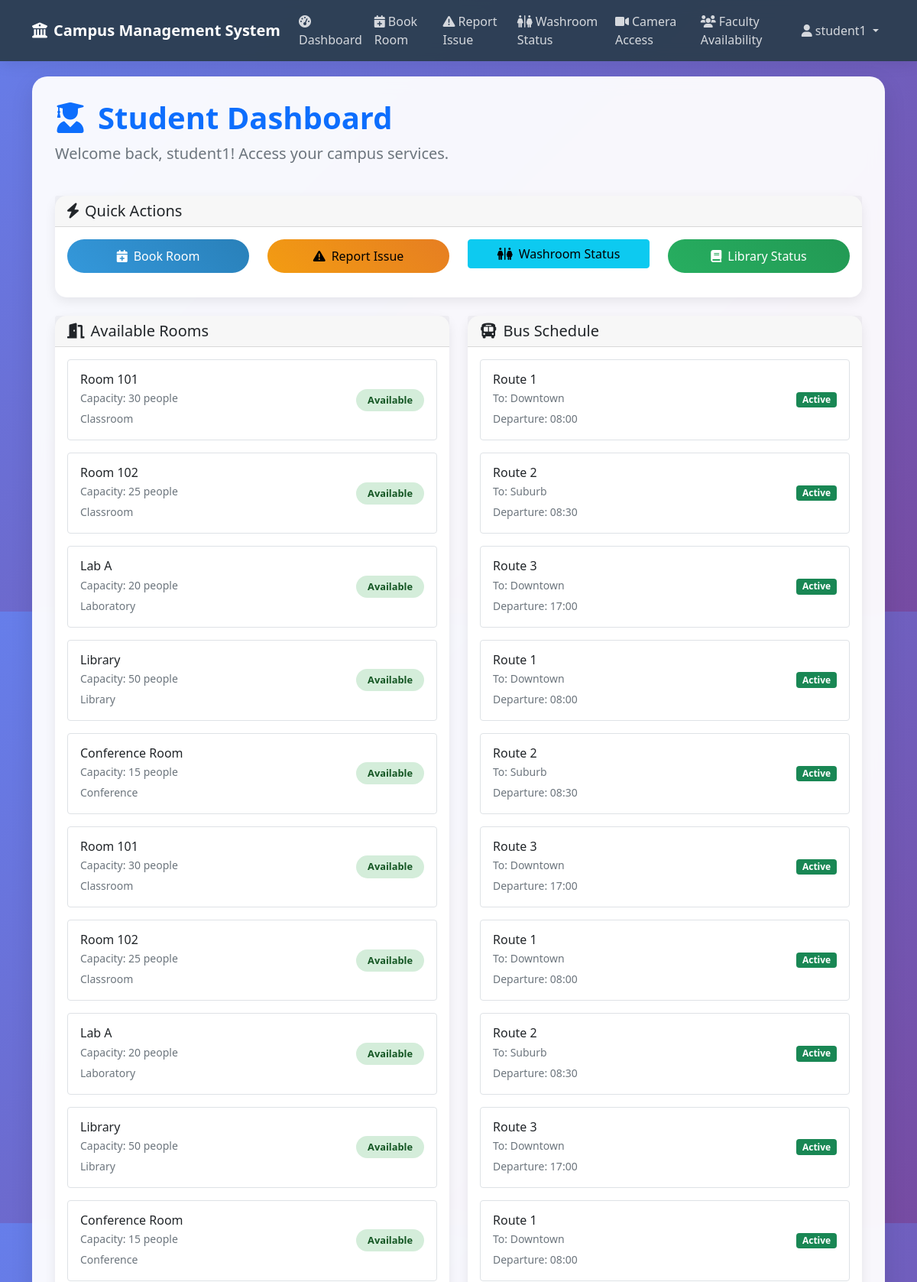
The page /student/dashboard (signed in, upper part) on the database its author committed.
### tables this page shows
CREATE TABLE rooms (
            id INTEGER PRIMARY KEY AUTOINCREMENT,
            room_name TEXT NOT NULL,
            capacity INTEGER,
            room_type TEXT,
            status TEXT DEFAULT 'available'
        );

CREATE TABLE bus_routes (
            id INTEGER PRIMARY KEY AUTOINCREMENT,
            route_name TEXT,
            departure_time TIME,
            destination TEXT,
            status TEXT DEFAULT 'active'
        );

### app.py (the view)
@app.route('/student/dashboard')
def student_dashboard():
    if 'user_id' not in session or session['role'] != 'student':
        return redirect(url_for('login'))
    conn = get_db_connection()
    available_rooms = conn.execute('SELECT * FROM rooms WHERE status = "available"').fetchall()
    try:
        notifications = conn.execute('SELECT * FROM notifications WHERE user_id = ? ORDER BY created_at DESC LIMIT 10', (session['user_id'],)).fetchall()
    except:
        notifications = []
    bus_routes = conn.execute('SELECT * FROM bus_routes WHERE status = "active"').fetchall()
    try:
        canteen_menu = conn.execute('SELECT * FROM canteen_menu WHERE day_of_week = ? AND available = 1', (datetime.now().strftime('%A'),)).fetchall()
    except:
        canteen_menu = []
    conn.close()
    return render_template('student_dashboard.html',
                         available_rooms=available_rooms,
                         notifications=notifications,
                         bus_routes=bus_routes,
                         canteen_menu=canteen_menu)

### app.py (called while the page is built)
def get_db_connection():
    conn = sqlite3.connect('campus.db')
    conn.row_factory = sqlite3.Row
    return conn

### templates/student_dashboard.html (shortened to what this page needs)
{% extends "base.html" %}
{% block content %}
<div class="main-container">
    <div class="row mb-4">
        <div class="col-md-12">
            <h1 class="display-6 fw-bold text-primary">
                <i class="fas fa-user-graduate me-3"></i>Student Dashboard
            </h1>
            <p class="lead text-muted">Welcome back, {{ session.username }}! Access your campus services.</p>
        </div>
    </div>
    <div class="row mb-4">
        <div class="col-md-12">
            <div class="card">
                <div class="card-header">
                    <h5 class="card-title mb-0">
                        <i class="fas fa-bolt me-2"></i>Quick Actions
                    </h5>
                </div>
                <div class="card-body">
                    <div class="row">
                        <div class="col-md-3 mb-3">
                            <a href="{{ url_for('book_room') }}" class="btn btn-primary w-100">
                                <i class="fas fa-calendar-plus me-2"></i>Book Room
                            </a>
                        </div>
                        <div class="col-md-3 mb-3">
                            <a href="{{ url_for('report_issue') }}" class="btn btn-warning w-100">
                                <i class="fas fa-exclamation-triangle me-2"></i>Report Issue
                            </a>
                        </div>
                        <div class="col-md-3 mb-3">
                            <a href="{{ url_for('washroom_status') }}" class="btn btn-info w-100">
                                <i class="fas fa-restroom me-2"></i>Washroom Status
                            </a>
                        </div>
                        <div class="col-md-3 mb-3">
                            <button class="btn btn-success w-100" onclick="checkLibraryStatus()">
                                <i class="fas fa-book me-2"></i>Library Status
                            </button>
                        </div>
                    </div>
                </div>
            </div>
        </div>
    </div>
    <div class="row mb-4">
        <div class="col-md-6">
            <div class="card">
                <div class="card-header">
                    <h5 class="card-title mb-0">
                        <i class="fas fa-door-open me-2"></i>Available Rooms
                    </h5>
                </div>
                <div class="card-body">
                    {% if available_rooms %}
                        {% for room in available_rooms %}
                        <div class="d-flex justify-content-between align-items-center mb-3 p-3 border rounded">
                            <div>
                                <h6 class="mb-1">{{ room.room_name }}</h6>
                                <p class="mb-1 text-muted small">Capacity: {{ room.capacity }} people</p>
                                <small class="text-muted">{{ room.room_type.title() }}</small>
                            </div>
                            <span class="status-badge status-available">Available</span>
                        </div>
                        {% endfor %}
                    {% else %}
                        <div class="text-center p-4">
                            <i class="fas fa-door-closed fa-3x text-muted mb-3"></i>
                            <p class="text-muted">No rooms available at the moment</p>
                        </div>
                    {% endif %}
                </div>
            </div>
        </div>
        <div class="col-md-6">
            <div class="card">
                <div class="card-header">
                    <h5 class="card-title mb-0">
                        <i class="fas fa-bus me-2"></i>Bus Schedule
                    </h5>
                </div>
                <div class="card-body">
                    {% if bus_routes %}
                        {% for route in bus_routes %}
                        <div class="d-flex justify-content-between align-items-center mb-3 p-3 border rounded">
                            <div>
                                <h6 class="mb-1">{{ route.route_name }}</h6>
                                <p class="mb-1 text-muted small">To: {{ route.destination }}</p>
                                <small class="text-muted">Departure: {{ route.departure_time }}</small>
                            </div>
                            <span class="badge bg-success">{{ route.status.title() }}</span>
                        </div>
                        {% endfor %}
                    {% else %}
                        <div class="text-center p-4">
                            <i class="fas fa-bus fa-3x text-muted mb-3"></i>
                            <p class="text-muted">No bus routes available</p>
                        </div>
                    {% endif %}
                </div>
            </div>
        </div>
    </div>
</div>
{% endblock %}

### templates/base.html (style rules this page uses)
:root { --primary-color: #2c3e50; --secondary-color: #3498db; --accent-color: #e74c3c; --success-color: #27ae60; --warning-color: #f39c12; --light-bg: #ecf0f1; }
body { background: linear-gradient(135deg, #667eea 0%, #764ba2 100%); min-height: 100vh; font-family: 'Segoe UI', Tahoma, Geneva, Verdana, sans-serif; }
.main-container { background: rgba(255,255,255,0.95); border-radius: 20px; box-shadow: 0 10px 30px rgba(0,0,0,0.1); margin: 20px auto; padding: 30px; backdrop-filter: blur(10px); }
.card { border: none; border-radius: 15px; box-shadow: 0 5px 15px rgba(0,0,0,0.08); transition: transform 0.3s ease, box-shadow 0.3s ease; }
.btn-primary { background: linear-gradient(45deg, var(--secondary-color), #2980b9); border: none; border-radius: 25px; padding: 10px 25px; transition: all 0.3s ease; }
.btn-success { background: linear-gradient(45deg, var(--success-color), #229954); border: none; border-radius: 25px; padding: 10px 25px; }
.btn-warning { background: linear-gradient(45deg, var(--warning-color), #e67e22); border: none; border-radius: 25px; padding: 10px 25px; }
.status-badge { padding: 5px 15px; border-radius: 20px; font-size: 0.8em; font-weight: bold; }
.status-available { background-color: #d4edda; color: #155724; }

### rows shown on the page
rooms: room_name "Room 101", capacity "30", room_type "Classroom"
rooms: room_name "Room 102", capacity "25", room_type "Classroom"
rooms: room_name "Lab A", capacity "20", room_type "Laboratory"
rooms: room_name "Library", capacity "50", room_type "Library"
rooms: room_name "Conference Room", capacity "15", room_type "Conference"
rooms: room_name "Room 101", capacity "30", room_type "Classroom"
rooms: room_name "Room 102", capacity "25", room_type "Classroom"
rooms: room_name "Lab A", capacity "20", room_type "Laboratory"
rooms: room_name "Library", capacity "50", room_type "Library"
rooms: room_name "Conference Room", capacity "15", room_type "Conference"
bus_routes: route_name "Route 1", destination "Downtown", departure_time "08:00", status "Active"
bus_routes: route_name "Route 2", destination "Suburb", departure_time "08:30", status "Active"
bus_routes: route_name "Route 3", destination "Downtown", departure_time "17:00", status "Active"
bus_routes: route_name "Route 1", destination "Downtown", departure_time "08:00", status "Active"
bus_routes: route_name "Route 2", destination "Suburb", departure_time "08:30", status "Active"
bus_routes: route_name "Route 3", destination "Downtown", departure_time "17:00", status "Active"
bus_routes: route_name "Route 1", destination "Downtown", departure_time "08:00", status "Active"
bus_routes: route_name "Route 2", destination "Suburb", departure_time "08:30", status "Active"
bus_routes: route_name "Route 3", destination "Downtown", departure_time "17:00", status "Active"
bus_routes: route_name "Route 1", destination "Downtown", departure_time "08:00", status "Active"

### other values the page prints
{{ session.username }} "student1"
